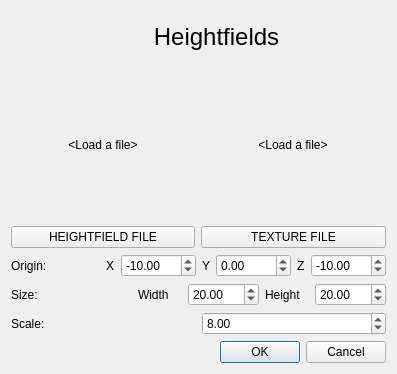
<?xml version="1.0" encoding="UTF-8"?>
<ui version="4.0">
 <class>Heighfield</class>
 <widget class="QDialog" name="Heighfield">
  <property name="geometry">
   <rect>
    <x>0</x>
    <y>0</y>
    <width>397</width>
    <height>374</height>
   </rect>
  </property>
  <property name="windowTitle">
   <string>Heightfield</string>
  </property>
  <layout class="QVBoxLayout" name="verticalLayout_5">
   <item>
    <layout class="QVBoxLayout" name="verticalLayout_4">
     <item>
      <layout class="QHBoxLayout" name="horizontalLayout">
       <property name="sizeConstraint">
        <enum>QLayout::SetMaximumSize</enum>
       </property>
       <item>
        <widget class="QLabel" name="label_5">
         <property name="minimumSize">
          <size>
           <width>30</width>
           <height>30</height>
          </size>
         </property>
         <property name="maximumSize">
          <size>
           <width>30</width>
           <height>30</height>
          </size>
         </property>
         <property name="text">
          <string/>
         </property>
         <property name="pixmap">
          <pixmap resource="MelosimulaRF.qrc">:/Icons/Icons/heighfield.png</pixmap>
         </property>
         <property name="scaledContents">
          <bool>true</bool>
         </property>
        </widget>
       </item>
       <item>
        <widget class="QLabel" name="label">
         <property name="text">
          <string>&lt;html&gt;&lt;head/&gt;&lt;body&gt;&lt;p align=&quot;center&quot;&gt;&lt;span style=&quot; font-size:18pt;&quot;&gt;Heightfields&lt;/span&gt;&lt;/p&gt;&lt;/body&gt;&lt;/html&gt;</string>
         </property>
        </widget>
       </item>
      </layout>
     </item>
     <item>
      <layout class="QHBoxLayout" name="horizontalLayout_2">
       <item>
        <layout class="QVBoxLayout" name="verticalLayout">
         <item>
          <layout class="QHBoxLayout" name="horizontalLayout_11">
           <item>
            <spacer name="horizontalSpacer">
             <property name="orientation">
              <enum>Qt::Horizontal</enum>
             </property>
             <property name="sizeHint" stdset="0">
              <size>
               <width>40</width>
               <height>20</height>
              </size>
             </property>
            </spacer>
           </item>
           <item>
            <widget class="QLabel" name="HeighfieldImage">
             <property name="minimumSize">
              <size>
               <width>150</width>
               <height>150</height>
              </size>
             </property>
             <property name="maximumSize">
              <size>
               <width>150</width>
               <height>150</height>
              </size>
             </property>
             <property name="autoFillBackground">
              <bool>false</bool>
             </property>
             <property name="text">
              <string>&lt;html&gt;&lt;head/&gt;&lt;body&gt;&lt;p align=&quot;center&quot;&gt;&amp;lt;Load a file&amp;gt;&lt;/p&gt;&lt;/body&gt;&lt;/html&gt;</string>
             </property>
             <property name="scaledContents">
              <bool>true</bool>
             </property>
            </widget>
           </item>
           <item>
            <spacer name="horizontalSpacer_2">
             <property name="orientation">
              <enum>Qt::Horizontal</enum>
             </property>
             <property name="sizeHint" stdset="0">
              <size>
               <width>40</width>
               <height>20</height>
              </size>
             </property>
            </spacer>
           </item>
          </layout>
         </item>
         <item>
          <widget class="QPushButton" name="HeighfieldButton">
           <property name="text">
            <string>HEIGHTFIELD FILE</string>
           </property>
          </widget>
         </item>
        </layout>
       </item>
       <item>
        <layout class="QVBoxLayout" name="verticalLayout_2">
         <item>
          <layout class="QHBoxLayout" name="horizontalLayout_12">
           <item>
            <spacer name="horizontalSpacer_3">
             <property name="orientation">
              <enum>Qt::Horizontal</enum>
             </property>
             <property name="sizeHint" stdset="0">
              <size>
               <width>40</width>
               <height>20</height>
              </size>
             </property>
            </spacer>
           </item>
           <item>
            <widget class="QLabel" name="TexturaImage">
             <property name="minimumSize">
              <size>
               <width>150</width>
               <height>150</height>
              </size>
             </property>
             <property name="maximumSize">
              <size>
               <width>150</width>
               <height>150</height>
              </size>
             </property>
             <property name="text">
              <string>&lt;html&gt;&lt;head/&gt;&lt;body&gt;&lt;p align=&quot;center&quot;&gt;&amp;lt;Load a file&amp;gt;&lt;/p&gt;&lt;/body&gt;&lt;/html&gt;</string>
             </property>
             <property name="scaledContents">
              <bool>true</bool>
             </property>
            </widget>
           </item>
           <item>
            <spacer name="horizontalSpacer_4">
             <property name="orientation">
              <enum>Qt::Horizontal</enum>
             </property>
             <property name="sizeHint" stdset="0">
              <size>
               <width>40</width>
               <height>20</height>
              </size>
             </property>
            </spacer>
           </item>
          </layout>
         </item>
         <item>
          <widget class="QPushButton" name="TexturaButton">
           <property name="text">
            <string>TEXTURE FILE</string>
           </property>
          </widget>
         </item>
        </layout>
       </item>
      </layout>
     </item>
     <item>
      <layout class="QVBoxLayout" name="verticalLayout_3">
       <item>
        <layout class="QHBoxLayout" name="horizontalLayout_6">
         <item>
          <widget class="QLabel" name="label_7">
           <property name="text">
            <string>Origin:</string>
           </property>
          </widget>
         </item>
         <item>
          <layout class="QHBoxLayout" name="horizontalLayout_5">
           <item>
            <widget class="QLabel" name="label_8">
             <property name="text">
              <string>X</string>
             </property>
            </widget>
           </item>
           <item>
            <widget class="QDoubleSpinBox" name="OrigenX">
             <property name="minimum">
              <double>-9999.000000000000000</double>
             </property>
             <property name="maximum">
              <double>9999.000000000000000</double>
             </property>
             <property name="value">
              <double>-10.000000000000000</double>
             </property>
            </widget>
           </item>
          </layout>
         </item>
         <item>
          <layout class="QHBoxLayout" name="horizontalLayout_4">
           <item>
            <widget class="QLabel" name="label_9">
             <property name="text">
              <string>Y</string>
             </property>
            </widget>
           </item>
           <item>
            <widget class="QDoubleSpinBox" name="OrigenY">
             <property name="minimum">
              <double>-9999.000000000000000</double>
             </property>
             <property name="maximum">
              <double>9999.000000000000000</double>
             </property>
            </widget>
           </item>
          </layout>
         </item>
         <item>
          <layout class="QHBoxLayout" name="horizontalLayout_3">
           <item>
            <widget class="QLabel" name="label_10">
             <property name="text">
              <string>Z</string>
             </property>
            </widget>
           </item>
           <item>
            <widget class="QDoubleSpinBox" name="OrigenZ">
             <property name="minimum">
              <double>-9999.000000000000000</double>
             </property>
             <property name="maximum">
              <double>9999.000000000000000</double>
             </property>
             <property name="value">
              <double>-10.000000000000000</double>
             </property>
            </widget>
           </item>
          </layout>
         </item>
        </layout>
       </item>
       <item>
        <layout class="QHBoxLayout" name="horizontalLayout_9">
         <item>
          <widget class="QLabel" name="label_12">
           <property name="text">
            <string>Size:</string>
           </property>
          </widget>
         </item>
         <item>
          <layout class="QHBoxLayout" name="horizontalLayout_7">
           <item>
            <widget class="QLabel" name="label_13">
             <property name="text">
              <string>Width</string>
             </property>
            </widget>
           </item>
           <item>
            <widget class="QDoubleSpinBox" name="Ancho">
             <property name="maximum">
              <double>9999.000000000000000</double>
             </property>
             <property name="value">
              <double>20.000000000000000</double>
             </property>
            </widget>
           </item>
          </layout>
         </item>
         <item>
          <layout class="QHBoxLayout" name="horizontalLayout_8">
           <item>
            <widget class="QLabel" name="label_14">
             <property name="text">
              <string>Height</string>
             </property>
            </widget>
           </item>
           <item>
            <widget class="QDoubleSpinBox" name="Alto">
             <property name="maximum">
              <double>9999.000000000000000</double>
             </property>
             <property name="value">
              <double>20.000000000000000</double>
             </property>
            </widget>
           </item>
          </layout>
         </item>
        </layout>
       </item>
       <item>
        <layout class="QHBoxLayout" name="horizontalLayout_10">
         <item>
          <widget class="QLabel" name="label_11">
           <property name="text">
            <string>Scale:</string>
           </property>
          </widget>
         </item>
         <item>
          <widget class="QDoubleSpinBox" name="LimiteAltura">
           <property name="maximum">
            <double>9999.000000000000000</double>
           </property>
           <property name="value">
            <double>8.000000000000000</double>
           </property>
          </widget>
         </item>
        </layout>
       </item>
      </layout>
     </item>
     <item>
      <widget class="QDialogButtonBox" name="buttonBox">
       <property name="orientation">
        <enum>Qt::Horizontal</enum>
       </property>
       <property name="standardButtons">
        <set>QDialogButtonBox::Cancel|QDialogButtonBox::Ok</set>
       </property>
      </widget>
     </item>
    </layout>
   </item>
  </layout>
 </widget>
 <resources>
  <include location="MelosimulaRF.qrc"/>
 </resources>
 <connections>
  <connection>
   <sender>buttonBox</sender>
   <signal>accepted()</signal>
   <receiver>Heighfield</receiver>
   <slot>accept()</slot>
   <hints>
    <hint type="sourcelabel">
     <x>238</x>
     <y>424</y>
    </hint>
    <hint type="destinationlabel">
     <x>157</x>
     <y>274</y>
    </hint>
   </hints>
  </connection>
  <connection>
   <sender>buttonBox</sender>
   <signal>rejected()</signal>
   <receiver>Heighfield</receiver>
   <slot>reject()</slot>
   <hints>
    <hint type="sourcelabel">
     <x>306</x>
     <y>430</y>
    </hint>
    <hint type="destinationlabel">
     <x>286</x>
     <y>274</y>
    </hint>
   </hints>
  </connection>
 </connections>
</ui>
